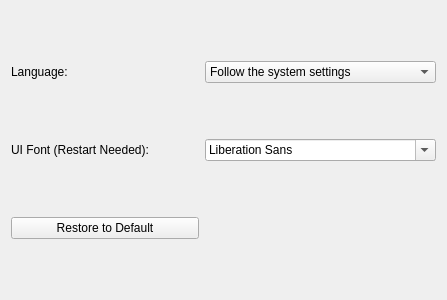
<?xml version="1.0" encoding="UTF-8"?>
<ui version="4.0">
 <class>Settings</class>
 <widget class="QWidget" name="Settings">
  <property name="geometry">
   <rect>
    <x>0</x>
    <y>0</y>
    <width>447</width>
    <height>300</height>
   </rect>
  </property>
  <property name="sizePolicy">
   <sizepolicy hsizetype="Ignored" vsizetype="Preferred">
    <horstretch>0</horstretch>
    <verstretch>0</verstretch>
   </sizepolicy>
  </property>
  <property name="windowTitle">
   <string>Form</string>
  </property>
  <layout class="QGridLayout" name="gridLayout">
   <item row="0" column="1">
    <widget class="QComboBox" name="comboBox">
     <property name="currentIndex">
      <number>2</number>
     </property>
     <item>
      <property name="text">
       <string>🇺🇸English(United States)</string>
      </property>
     </item>
     <item>
      <property name="text">
       <string>🇨🇳中文(简体，中华人民共和国）</string>
      </property>
     </item>
     <item>
      <property name="text">
       <string>Follow the system settings</string>
      </property>
     </item>
    </widget>
   </item>
   <item row="1" column="0">
    <widget class="QLabel" name="label_7">
     <property name="text">
      <string>UI Font (Restart Needed):</string>
     </property>
    </widget>
   </item>
   <item row="0" column="0">
    <widget class="QLabel" name="label_6">
     <property name="text">
      <string>Language:</string>
     </property>
    </widget>
   </item>
   <item row="1" column="1">
    <widget class="QFontComboBox" name="fontComboBox"/>
   </item>
   <item row="2" column="0">
    <widget class="QPushButton" name="pushButton">
     <property name="text">
      <string>Restore to Default</string>
     </property>
    </widget>
   </item>
  </layout>
 </widget>
 <resources/>
 <connections/>
</ui>
